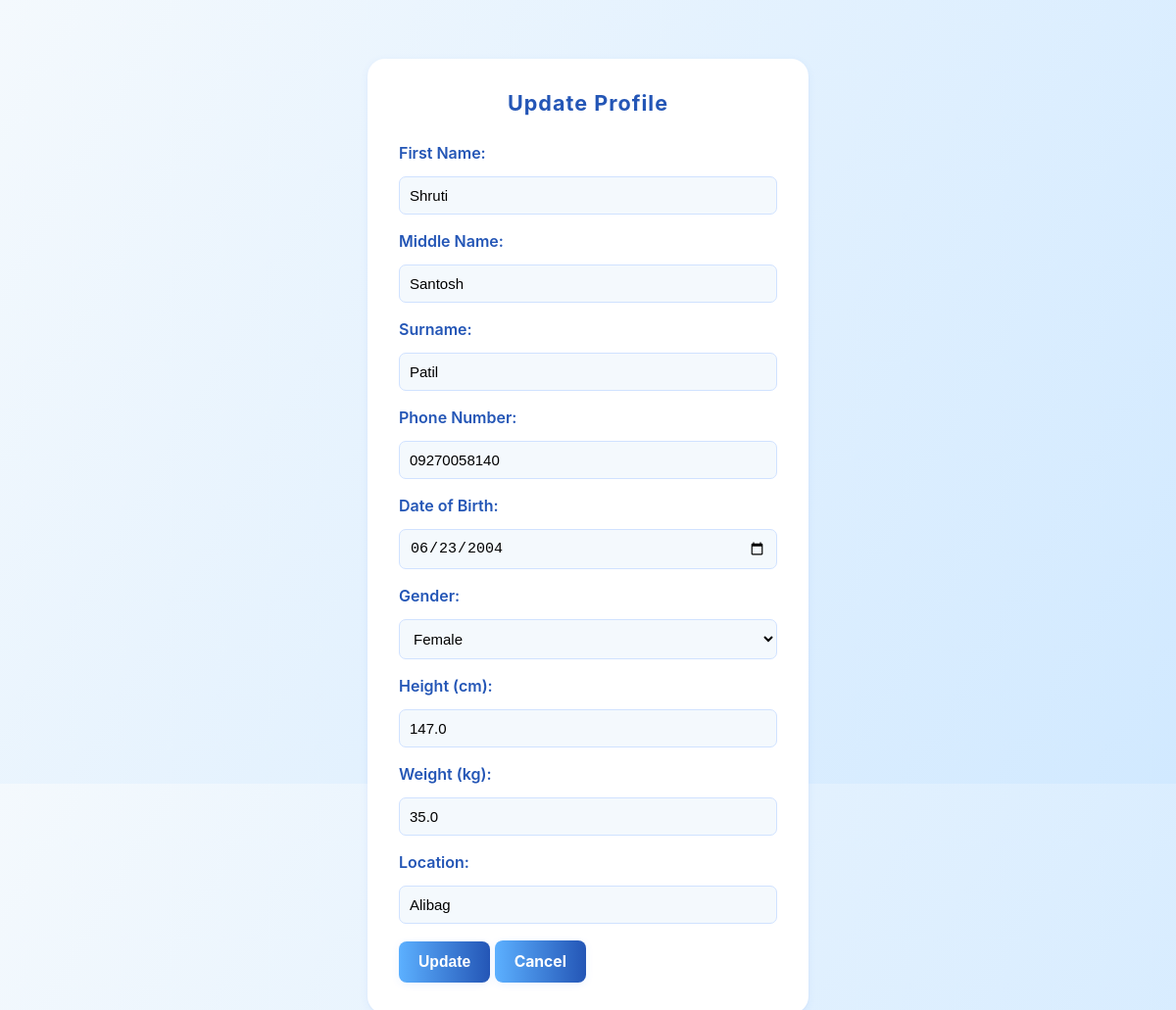
The app's page /update_profile (signed in) with its own data.
### tables this page shows
CREATE TABLE users (
                    id INTEGER PRIMARY KEY AUTOINCREMENT,
                    first_name TEXT, middle_name TEXT, surname TEXT,
                    email TEXT UNIQUE, phone TEXT, dob DATE, age INTEGER, gender TEXT,
                    height REAL, weight REAL, location TEXT, password BLOB
                );

### app.py (the view)
@app.route('/update_profile', methods=['GET', 'POST'])
def update_profile():
    if 'user_id' not in session:
        return redirect('/login')
    db = get_db()
    if request.method == 'POST':
        user_id = session['user_id']
        form = request.form
        first_name = form['first_name']
        middle_name = form['middle_name']
        surname = form['surname']
        phone = form['phone']
        dob_str = form['dob']
        gender = form['gender']
        height = float(form['height'])
        weight = float(form['weight'])
        location = form['location']
        dob = datetime.strptime(dob_str, "%Y-%m-%d")
        today = datetime.today()
        age = today.year - dob.year - ((today.month, today.day) < (dob.month, dob.day))
        db.execute('''UPDATE users SET first_name=?, middle_name=?, surname=?, phone=?, dob=?, age=?, gender=?, height=?, weight=?, location=?
                        WHERE id=?''',
                   (first_name, middle_name, surname, phone, dob_str, age, gender, height, weight, location, user_id))
        db.commit()
        flash("Profile updated successfully!")
        return redirect('/dashboard')
    else:
        user = db.execute("SELECT * FROM users WHERE id=?", (session['user_id'],)).fetchone()
        return render_template('edit_profile.html', user=user)

### app.py (called while the page is built)
def get_db():
    if 'db' not in g:
        g.db = sqlite3.connect(DB_PATH)
        g.db.row_factory = sqlite3.Row
    return g.db

### templates/edit_profile.html (shortened to what this page needs)
<!DOCTYPE html>
<html>
<head>
    <link rel="stylesheet" href="{{ url_for('static', filename='style.css') }}">
</head>
<body>
<div class="container">
    <h2>Update Profile</h2>
    <form method="post" action="/update_profile">
        <label>First Name:</label>
        <input type="text" name="first_name" value="{{ user.first_name }}" required>
        <label>Middle Name:</label>
        <input type="text" name="middle_name" value="{{ user.middle_name }}">
        <label>Surname:</label>
        <input type="text" name="surname" value="{{ user.surname }}" required>
        <label>Phone Number:</label>
        <input type="tel" name="phone" value="{{ user.phone }}" required>
        <label>Date of Birth:</label>
        <input type="date" name="dob" value="{{ user.dob }}" required>
        <label>Gender:</label>
        <select name="gender" required>
            <option value="Female" {% if user.gender == "Female" %}selected{% endif %}>Female</option>
        </select>
        <label>Height (cm):</label>
        <input type="number" name="height" value="{{ user.height }}" required>
        <label>Weight (kg):</label>
        <input type="number" name="weight" value="{{ user.weight }}" required>
        <label>Location:</label>
        <input type="text" name="location" value="{{ user.location }}" required>
        <button type="submit">Update</button>
        <a href="/dashboard" class="btn">Cancel</a>
    </form>
</div>
</body>
</html>

### static/style.css (style rules this page uses)
:root { --primary-500: #2456b6; --primary-400: #5cb0ff; --bg-100: #f4f9fd; --card-bg: #fff; --muted-600: #7a9cc6; --success-600: #158442; --danger-600: #a51820; --shadow-01: 0 2px 8px rgba(60,120,240,0.07); --radius-lg: 18px; --radius-md: 12px; --glass: linear-gradient(120deg, #f4f9fd 0%, #d1e9ff 100%); --accent-gradient: linear-gradient(90deg, var(--primary-400) 0%, var(--primary-500) 100%); --card-border-left: 4px solid var(--primary-400); --max-width-sm: 450px; --max-width-md: 800px; --safe-padding: 16px; }
* { box-sizing: border-box; }
html,body { height:100%; }
body { font-family: 'Inter', Roboto, Arial, sans-serif; background: var(--glass); margin: 0; -webkit-font-smoothing:antialiased; color: #163e75; }
.container { max-width: var(--max-width-sm); margin: 60px auto; background: var(--card-bg); padding: 32px; border-radius: var(--radius-lg); box-shadow: var(--shadow-01), 0 1.5px 2px rgba(23,89,210,0.04); position: relative; }
h2, h3 { color: var(--primary-500); margin: 0 0 16px 0; }
h2 { text-align:center; font-weight:700; font-size:1.35rem; letter-spacing:1px; margin-bottom: 28px; }
label { display:block; margin-bottom:7px; font-weight:600; color:var(--primary-500); }
form input, select, textarea { width:100%; padding:10px; margin:7px 0 17px 0; border-radius:7px; border:1px solid #d0e2ff; background: var(--bg-100); font-size:15px; transition: border 0.18s, box-shadow 0.18s; }
button, .btn, .predict-btn, .back-btn { display:inline-block; padding: 12px 20px; background: var(--accent-gradient); color: #fff; border: none; border-radius: 8px; font-weight:700; cursor: pointer; text-decoration: none; transition: transform 0.12s, filter 0.12s; box-shadow: 0 2px 8px rgba(44,110,255,0.08); font-size: 0.98rem; }

### records on screen
users: first_name "Shruti", middle_name "Santosh", surname "Patil", phone "09270058140", dob "06/23/2004", gender "Female", height "147.0", weight "35.0", location "Alibag"
